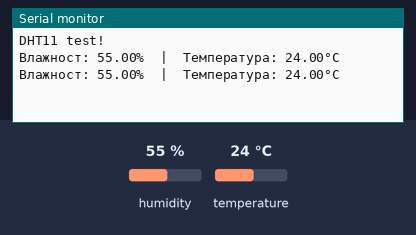
This sketch was run on a simulated Arduino Uno, built with avr-gcc and run on an emulated ATmega328P. Shown: the last lines printed to the serial monitor. The inputs (shaded band) are chosen by the test bench; at power-on: humidity 55 %, temperature 24 °C.

Above: at 4.8 s.
4.9 s: humidity set to 22 %
At 7.3 s:
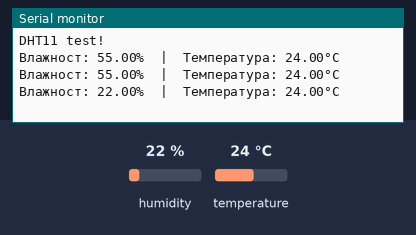
7.9 s: temperature set to 12 °C
At 8.5 s:
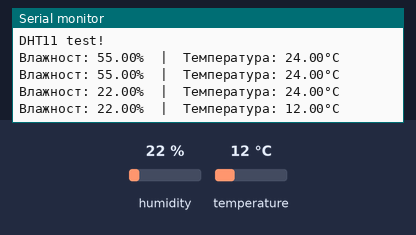
10.9 s: humidity set to 40 %
At 13.4 s:
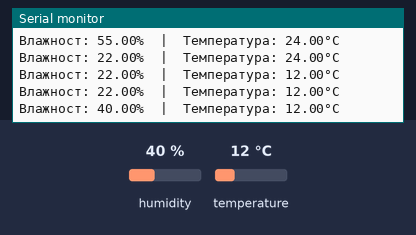
Timing chart, 0 to 14.9 s (numbered marks = the images above; inputs shaded):
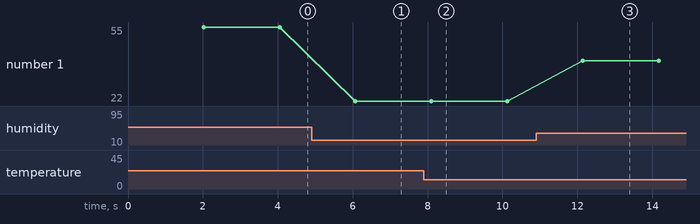

The sketch:

DHT11.ino
```cpp
#include "DHT.h"

#define DHTPIN 2     // Пинът, към който е свързан сензора
#define DHTTYPE DHT11   // Дефинираме типа сензор

DHT dht(DHTPIN, DHTTYPE);

void setup() {
  Serial.begin(9600);
  Serial.println("DHT11 test!");

  dht.begin();
}

void loop() {
  // Изчакай малко между измерванията
  delay(2000);

  // Четене на влажност и температура
  float h = dht.readHumidity();
  float t = dht.readTemperature(); // По подразбиране е в Целзий

  // Проверка дали четенето е успешно
  if (isnan(h) || isnan(t)) {
    Serial.println("Грешка при четене от DHT сензора!");
    return;
  }

  Serial.print("Влажност: ");
  Serial.print(h);
  Serial.print("%  |  ");
  Serial.print("Температура: ");
  Serial.print(t);
  Serial.println("°C");
}
```

Measured:
- after the input at 4.9 s, the serial monitor: prints a new line after 1.2 s (image 1)
- after the input at 7.9 s, the serial monitor: prints a new line after 0.20 s (image 2)
- after the input at 10.9 s, the serial monitor: prints a new line after 1.2 s (image 3)
- plotted number 1: 55 → 22 after the input at 4.9 s, 22 → 40 after the input at 10.9 s
